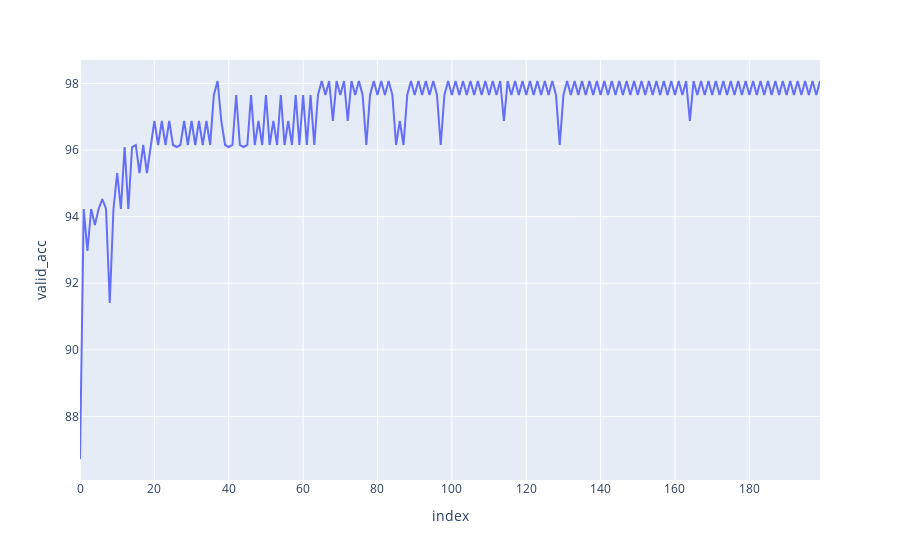

The notebook cell saved with this chart:
### Markdown cell above
Finally, we can move our model and our data to the GPU. 
Generally dataset do not fit in the GPU, so we need to move only the batches inside the training/validation loops: 

    xb = xb.to(dev)
    yb = yb.to(dev)

### Code cell
model = DigitsLogistic().to(dev)
opt = optim.SGD(model.parameters(), lr=lr)
epochs = 100


def fit(
  model: nn.Module,
  opt: optim.Adam,
  epochs: int,
  loss_func: Callable,
  train_dl: TensorDataset,
  valid_dl: TensorDataset,
  dev: torch.device,
):

  valid_losses = []
  valid_accs = []
  best_acc = 0

  for epoch in range(epochs):
    model.train()
    for X_curr, y_curr in train_dl:
      X_curr = X_curr.to(dev)
      y_curr = y_curr.to(dev)

      y_pred_curr = model(X_curr)
      loss = loss_func(y_pred_curr, y_curr)

      loss.backward()
      opt.step()
      opt.zero_grad()

    model.eval()
    for X_val_curr, y_val_curr in valid_dl:
      X_val_curr = X_val_curr.to(dev)
      y_val_curr = y_val_curr.to(dev)

      valid_loss = float(loss_func(model(X_val_curr), y_val_curr).cpu())
      valid_losses.append(valid_loss)

      acc_loss = accuracy(model(X_val_curr), y_val_curr).cpu()
      valid_accs.append(acc_loss)

    epoch_acc = np.mean(valid_accs)
    if epoch_acc > best_acc:
      best_acc = epoch_acc
      torch.save(model.state_dict(), "best_model.pt")

      print(
        f"Epoch {epoch}: Val Loss {np.mean(valid_losses):.2f}, "
        f"Val Acc: {np.mean(valid_accs):.2f}"
      )

  df = pd.DataFrame({"valid_loss": valid_losses, "valid_acc": valid_accs})
  px.line(df, y="valid_acc").show()


fit(model, opt, epochs, loss_func, train_dl, valid_dl, dev)

### Figure 1 — Plotly figure (JSON) as saved in the notebook; plotly's stock layout.template omitted (floating-point values rounded to 4 significant figures; data arrays with more than 128 entries replaced by an {"elided": "..."} marker saying what was removed)
{"data": [{"hovertemplate": "index=%{x}<br>valid_acc=%{y}<extra></extra>", "legendgroup": "", "line": {"color": "#636efa", "dash": "solid"}, "marker": {"symbol": "circle"}, "mode": "lines", "name": "", "orientation": "v", "showlegend": false, "type": "scatter", "x": {"elided": "200 int values"}, "xaxis": "x", "y": {"elided": "200 float values"}, "yaxis": "y"}], "layout": {"legend": {"tracegroupgap": 0}, "margin": {"t": 60}, "xaxis": {"anchor": "y", "domain": [0, 1], "title": {"text": "index"}}, "yaxis": {"anchor": "x", "domain": [0, 1], "title": {"text": "valid_acc"}}}}
